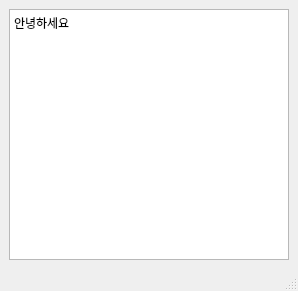
<?xml version="1.0" encoding="UTF-8"?>
<ui version="4.0">
 <class>MainWindow</class>
 <widget class="QMainWindow" name="MainWindow">
  <property name="geometry">
   <rect>
    <x>0</x>
    <y>0</y>
    <width>298</width>
    <height>291</height>
   </rect>
  </property>
  <property name="windowTitle">
   <string>MainWindow</string>
  </property>
  <property name="styleSheet">
   <string notr="true"/>
  </property>
  <property name="documentMode">
   <bool>true</bool>
  </property>
  <widget class="QWidget" name="centralwidget">
   <layout class="QHBoxLayout" name="horizontalLayout">
    <item>
     <widget class="myEdit" name="plainTextEdit">
      <property name="plainText">
       <string>안녕하세요</string>
      </property>
     </widget>
    </item>
   </layout>
  </widget>
  <widget class="QMenuBar" name="menubar">
   <property name="geometry">
    <rect>
     <x>0</x>
     <y>0</y>
     <width>298</width>
     <height>21</height>
    </rect>
   </property>
  </widget>
  <widget class="QStatusBar" name="statusbar"/>
 </widget>
 <customwidgets>
  <customwidget>
   <class>myEdit</class>
   <extends>QPlainTextEdit</extends>
   <header>myEdit</header>
  </customwidget>
 </customwidgets>
 <resources/>
 <connections/>
</ui>
